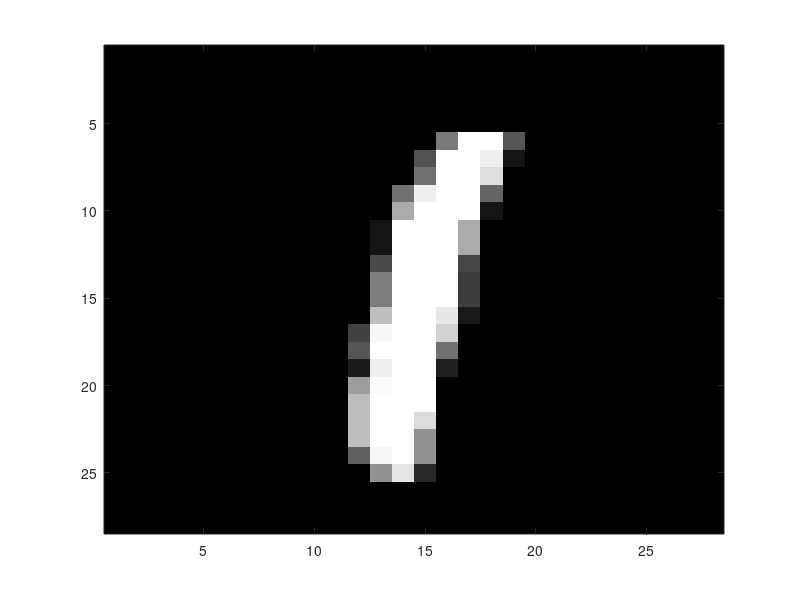

Source code (MATLAB): (Note: this script raises an error after producing the figure.)

clear all;
close all;

%% In this script, you need to implement three functions as part of the k-means algorithm.
% These steps will be repeated until the algorithm converges:

  % 1. initialize_centroids
  % This function sets the initial values of the centroids
  
  % 2. assign_vector_to_centroid
  % This goes through the collection of all vectors and assigns them to
  % centroid based on norm/distance
  
  % 3. update_centroids
  % This function updates the location of the centroids based on the collection
  % of vectors (handwritten digits) that have been assigned to that centroid.


%% Initialize Data Set
% These next lines of code read in two sets of MNIST digits that will be used for training and testing respectively.

% training set (1500 images)
train=csvread('mnist_train_1500.csv');
trainsetlabels = train(:,785);
train=train(:,1:784);
train(:,785)=zeros(1500,1);

% testing set (200 images with 11 outliers)
test=csvread('mnist_test_200_woutliers.csv');
% store the correct test labels
correctlabels = test(:,785);
test=test(:,1:784);

% now, zero out the labels in "test" so that you can use this to assign
% your own predictions and evaluate against "correctlabels"
% in the 'cs1_mnist_evaluate_test_set.m' script
test(:,785)=zeros(200,1);

%% After initializing, you will have the following variables in your workspace:
% 1. train (a 1500 x 785 array, containins the 1500 training images)
% 2. test (a 200 x 785 array, containing the 200 testing images)
% 3. correctlabels (a 200 x 1 array containing the correct labels (numerical
% meaning) of the 200 test images

%% To visualize an image, you need to reshape it from a 784 dimensional array into a 28 x 28 array.
% to do this, you need to use the reshape command, along with the transpose
% operation.  For example, the following lines plot the first test image

figure;
colormap('gray'); % this tells MATLAB to depict the image in grayscale
testimage = reshape(test(1,[1:784]), [28 28]);
% we are reshaping the first row of 'test', columns 1-784 (since the 785th
% column is going to be used for storing the centroid assignment.
imagesc(testimage'); % this command plots an array as an image.  Type 'help imagesc' to learn more.

%% After importing, the array 'train' consists of 1500 rows and 785 columns.
% Each row corresponds to a different handwritten digit (28 x 28 = 784)
% plus the last column, which is used to index that row (i.e., label which
% cluster it belongs to.  Initially, this last column is set to all zeros,
% since there are no clusters yet established.

%% This next section of code calls the three functions you are asked to specify

k= 20; % set k
max_iter= 250; % set the number of iterations of the algorithm

%% The next line initializes the centroids.  Look at the initialize_centroids()
% function, which is specified further down this file.

centroids=initialize_centroids(train,k);

%% Initialize an array that will store k-means cost at each iteration

cost_iteration = zeros(max_iter, 1);

%% This for-loop enacts the k-means algorithm


for iter=1:max_iter 
    
    % assign cluster value for each image and add to the data 
    for image=1:1500
        %use results from function to assign these values
        train(image,785) = assign_vector_to_centroid((train(image,:)),centroids);
    
    end
    
    %once we have all images assigned, we can 
    %   reassign centroids
    centroids = update_Centroids(train,k);

end


%% This section of code plots the k-means cost as a function of the number
% of iterations

%figure;
%cost_iteration

% the function below returns vec_distance and index 
% cost function is the sum of all vec distance in a cluster?? 
% ^^not sure
%assign_vector_to_centroid(data,centroids) 


%% This next section of code will make a plot of all of the centroids
% Again, use help <functionname> to learn about the different functions
% that are being used here.

figure;
colormap('gray');

plotsize = ceil(sqrt(k));

for ind=1:k
    
    centr=centroids(ind,[1:784]);
    subplot(plotsize,plotsize,ind);
    
    imagesc(reshape(centr,[28 28])');
    title(strcat('Centroid ',num2str(ind)))

end

%% Function to initialize the centroids
% This function randomly chooses k vectors from our training set and uses them to be our initial centroids
% There are other ways you might initialize centroids.
% ***Feel free to experiment.***
% Note that this function takes two inputs and emits one output (y).

function y=initialize_centroid(data,num_centroids)

%option 1
    random_index=randperm(size(data,1));

    centroids=data(random_index(1:num_centroids),:);

    y=centroids;
%     
% %option 2
%     %create own centroids (outside values are usually 0)
%     %make the area smaller (125-625 of the 785 data size) (
%     integer_set = randi([(size(data,1)*0.15) (size(data,1)*0.80)],1,size(data,1));
%     centroids=data(integer_set(1:num_centroids),:);
%     centroids(1,1:48) = 0;
%     centroids(1,700:784) = 0;
%     y=centroids;

% % option 3
% %set each on manually based on past iterations found
% c1 = [0,0,0,0,0,0,0,0,0,0,0,0,0,0,0,0,0,0,0,0,0,0,0,0,0,0,0,0,0,0,0,0,0,0,0,0,0,0,0,0,0,0,0,0,0,0,0,0,0,0,0,0,0,0,0,0,0,0,0,0,0,0,0,0,0,0,0,0,0,0,0,0,0,0,0,0,0,0,0,0,0,0,0,0,0,0,0,0,0,0,0,0,0,0,0,0,0,0,0,0,0,0,0,0,0,0,0,0,0,0,0,0,0,0,0,0,0,0,0,0,0,0,0,0,0,171,253,133,0,0,0,0,0,0,0,0,0,0,0,0,0,0,0,0,0,0,0,0,0,0,0,0,0,253,252,215,0,0,0,0,0,0,0,0,0,0,0,0,0,0,0,0,0,0,0,0,0,0,0,0,0,253,252,241,78,0,0,0,0,0,0,0,0,0,0,0,0,0,0,0,0,0,0,0,0,0,0,0,0,108,232,252,190,0,0,0,0,0,0,0,0,0,0,0,0,0,0,0,0,0,0,0,0,0,0,0,0,47,232,252,252,0,0,0,0,0,0,0,0,0,0,0,0,0,0,0,0,0,0,0,0,0,0,0,0,109,252,252,252,0,0,0,0,0,0,0,0,0,0,0,0,0,0,0,0,0,0,0,0,0,0,0,0,109,252,252,252,0,0,0,0,0,0,0,0,0,0,0,0,0,0,0,0,0,0,0,0,0,0,0,0,109,252,252,252,0,0,0,0,0,0,0,0,0,0,0,0,0,0,0,0,0,0,0,0,0,0,0,0,110,253,253,253,0,0,0,0,0,0,0,0,0,0,0,0,0,0,0,0,0,0,0,0,0,0,0,0,109,252,252,252,0,0,0,0,0,0,0,0,0,0,0,0,0,0,0,0,0,0,0,0,0,0,0,0,109,252,252,231,0,0,0,0,0,0,0,0,0,0,0,0,0,0,0,0,0,0,0,0,0,0,0,0,109,252,252,108,0,0,0,0,0,0,0,0,0,0,0,0,0,0,0,0,0,0,0,0,0,0,0,0,110,253,253,108,0,0,0,0,0,0,0,0,0,0,0,0,0,0,0,0,0,0,0,0,0,0,0,0,233,252,252,108,0,0,0,0,0,0,0,0,0,0,0,0,0,0,0,0,0,0,0,0,0,0,0,0,253,252,246,92,0,0,0,0,0,0,0,0,0,0,0,0,0,0,0,0,0,0,0,0,0,0,0,0,253,252,215,0,0,0,0,0,0,0,0,0,0,0,0,0,0,0,0,0,0,0,0,0,0,0,0,145,255,253,232,47,0,0,0,0,0,0,0,0,0,0,0,0,0,0,0,0,0,0,0,0,0,0,0,144,253,252,252,108,0,0,0,0,0,0,0,0,0,0,0,0,0,0,0,0,0,0,0,0,0,0,0,41,253,252,246,92,0,0,0,0,0,0,0,0,0,0,0,0,0,0,0,0,0,0,0,0,0,0,0,0,170,252,132,0,0,0,0,0,0,0,0,0,0,0,0,0,0,0,0,0,0,0,0,0,0,0,0,0,0,0,0,0,0,0,0,0,0,0,0,0,0,0,0,0,0,0,0,0,0,0,0,0,0,0,0,0,0,0,0,0,0,0,0,0,0,0,0,0,0,0,0,0,0,0,0,0,0,0,0,0,0,0,0,0,0,0,0,0,0,0,0,0,0,0,0,0,0,0,0,0,0,0,0,0,0,0,0,0,0,0,0,0,0,0,0,0,0,0,0,0,0,0,0,0,0,0,0,0,1]
% c2 = [0,0,0,0,0,0,0,0,0,0,0,0,0,0,0,0,0,0,0,0,0,0,0,0,0,0,0,0,0,0,0,0,0,0,0,0,0,0,0,0,0,0,0,0,0,0,0,0,0,0,0,0,0,0,0,0,0,0,0,0,0,0,0,0,0,0,0,0,0,0,0,0,0,0,0,0,0,0,0,0,0,0,0,0,0,0,0,0,0,0,0,0,0,0,0,0,0,0,0,0,0,0,0,0,0,0,0,0,0,0,0,0,0,0,0,0,0,0,0,0,0,0,0,0,0,0,0,0,0,0,0,0,0,0,0,0,0,0,0,0,0,0,0,0,0,0,0,0,0,0,0,0,0,0,0,0,0,0,0,0,0,0,0,0,0,0,0,0,0,0,0,0,0,0,0,0,0,0,0,0,0,0,0,0,6,60,157,157,157,157,32,0,0,0,0,0,0,0,0,0,0,0,0,0,0,0,0,0,0,0,0,5,135,252,252,252,252,210,59,0,0,0,0,0,0,0,0,0,0,0,0,0,0,0,0,0,0,0,0,111,252,252,252,252,252,36,0,0,0,0,0,0,0,0,0,0,0,0,0,0,0,0,0,0,0,0,0,145,252,252,252,252,252,36,0,0,0,0,0,0,0,0,0,0,0,0,0,0,0,0,0,0,0,0,5,181,240,167,228,252,224,24,0,0,0,0,0,0,0,0,0,0,0,0,0,0,0,0,0,0,0,0,2,36,31,0,181,252,167,0,0,0,0,0,0,0,0,0,0,0,0,0,0,0,0,0,0,0,0,0,0,0,0,44,246,252,116,0,0,0,0,0,0,0,0,0,0,0,0,0,0,0,0,93,121,167,241,241,242,241,241,243,252,252,48,0,0,0,0,0,0,0,0,0,0,0,0,7,88,213,253,253,253,253,253,253,255,253,253,253,253,253,213,19,0,0,0,0,0,0,0,0,0,0,7,206,252,252,246,193,148,228,176,108,253,252,252,252,252,252,252,114,3,0,0,0,0,0,0,0,0,0,88,252,252,245,107,0,0,14,37,151,253,252,247,193,125,226,252,252,41,0,0,0,0,0,0,0,0,0,132,252,252,146,0,38,49,184,252,252,251,204,118,0,0,73,252,252,143,0,0,0,0,0,0,0,0,0,190,252,252,238,181,235,252,252,252,194,69,0,0,0,0,21,218,252,169,3,0,0,0,0,0,0,0,0,99,252,252,252,252,252,252,190,71,3,0,0,0,0,0,0,113,252,252,138,0,0,0,0,0,0,0,0,3,117,167,167,167,133,48,7,0,0,0,0,0,0,0,0,57,240,252,252,0,0,0,0,0,0,0,0,0,0,0,0,0,0,0,0,0,0,0,0,0,0,0,0,0,31,144,155,0,0,0,0,0,0,0,0,0,0,0,0,0,0,0,0,0,0,0,0,0,0,0,0,0,0,0,0,0,0,0,0,0,0,0,0,0,0,0,0,0,0,0,0,0,0,0,0,0,0,0,0,0,0,0,0,0,0,0,0,0,0,0,0,0,0,0,0,0,0,0,0,0,0,0,0,0,0,0,0,0,0,0,0,0,0,0,0,0,0,0,0,0,0,0,0,0,0,0,0,0,0,0,0,0,0,0,0,0,0,0,0,0,0,0,0,0,0,0,0,0,0,0,0,0,0,0,0,0,0,0,0,0,0,0,0,0,0,0,0,0,0,0,0,0,0,0,0,0,0,0,0,0,0,0,0,0,0,0,0,0,0,0,0,0,0,0,0,0,0,0,0,0,2]
% c3 = [0,0,0,0,0,0,0,0,0,0,0,0,0,0,0,0,0,0,0,0,0,0,0,0,0,0,0,0,0,0,0,0,0,0,0,0,0,0,0,0,0,0,0,0,0,0,0,0,0,0,0,0,0,0,0,0,0,0,0,0,0,0,0,0,0,0,0,0,0,0,0,0,0,0,0,0,0,0,0,0,0,0,0,0,0,0,0,0,0,0,0,0,0,0,0,0,0,0,0,0,0,0,0,0,0,0,0,0,0,0,0,0,0,0,0,0,0,0,0,0,0,0,0,0,0,0,0,0,0,0,0,0,0,0,0,0,0,0,0,0,0,0,0,0,0,0,0,0,9,60,166,250,255,255,182,121,30,0,0,0,0,0,0,0,0,0,0,0,0,0,0,0,12,39,129,192,221,254,225,129,125,125,200,254,241,122,0,0,0,0,0,0,0,0,0,0,0,0,0,0,169,244,174,174,127,66,11,0,0,0,2,35,162,251,145,1,0,0,0,0,0,0,0,0,0,0,0,0,158,41,0,0,0,0,0,0,0,0,0,0,0,117,254,85,0,0,0,0,0,0,0,0,0,0,0,0,0,0,0,0,0,0,0,0,0,0,0,0,0,23,224,145,0,0,0,0,0,0,0,0,0,0,0,0,0,0,0,0,0,0,0,0,0,0,0,0,0,0,197,179,0,0,0,0,0,0,0,0,0,0,0,0,0,0,0,0,0,0,0,0,0,0,0,0,0,0,197,106,0,0,0,0,0,0,0,0,0,0,0,0,0,0,0,0,0,0,0,0,0,0,0,0,0,94,245,106,0,0,0,0,0,0,0,0,0,0,0,0,0,0,0,0,0,0,0,0,0,0,11,60,184,253,195,15,0,0,0,0,0,0,0,0,0,0,0,0,0,0,0,0,0,17,121,190,190,190,251,254,254,171,15,0,0,0,0,0,0,0,0,0,0,0,0,0,0,0,0,0,0,111,254,254,205,189,189,189,226,223,74,0,0,0,0,0,0,0,0,0,0,0,0,0,0,0,0,0,0,5,11,11,3,0,0,0,27,190,249,88,1,0,0,0,0,0,0,0,0,0,0,0,0,0,0,0,0,0,0,0,0,0,0,0,0,5,163,254,62,0,0,0,0,0,0,0,0,0,0,0,0,0,0,0,0,0,0,0,0,0,0,0,0,0,7,185,217,15,0,0,0,0,0,0,0,0,0,0,0,0,0,0,0,0,0,0,0,0,0,0,0,0,0,48,253,59,0,0,0,0,0,0,0,0,0,0,0,0,0,0,64,0,0,0,0,0,0,0,0,0,0,0,191,128,0,0,0,0,0,0,0,0,0,0,0,0,0,0,168,224,183,75,0,0,0,0,0,0,0,0,219,62,0,0,0,0,0,0,0,0,0,0,0,0,0,0,2,37,161,245,182,57,1,0,0,0,0,80,253,53,0,0,0,0,0,0,0,0,0,0,0,0,0,0,0,0,0,34,173,254,176,91,22,0,9,191,221,11,0,0,0,0,0,0,0,0,0,0,0,0,0,0,0,0,0,0,4,91,202,254,219,152,193,254,65,0,0,0,0,0,0,0,0,0,0,0,0,0,0,0,0,0,0,0,0,0,0,0,0,0,0,0,0,0,0,0,0,0,0,0,0,0,0,0,0,0,0,0,0,0,0,0,0,0,0,0,0,0,0,0,0,0,0,0,0,0,0,0,0,0,0,0,0,0,0,0,0,0,0,0,0,0,0,0,0,0,0,0,0,0,0,0,0,0,0,0,0,3]
% c4 = [0,0,0,0,0,0,0,0,0,0,0,0,0,0,0,0,0,0,0,0,0,0,0,0,0,0,0,0,0,0,0,0,0,0,0,0,0,0,0,0,0,0,0,0,0,0,0,0,0,0,0,0,0,0,0,0,0,0,0,0,0,0,0,0,0,0,0,0,0,0,0,0,0,0,0,0,0,0,0,0,0,0,0,0,0,0,0,0,0,0,0,0,0,0,0,0,0,0,0,0,0,0,0,0,0,0,0,0,0,0,0,0,0,0,0,0,0,0,0,0,0,0,0,0,0,0,0,0,0,0,0,0,0,0,0,0,0,0,0,0,0,0,0,0,0,0,0,0,0,0,0,32,229,253,114,0,0,0,0,0,0,0,0,0,0,0,0,0,0,0,0,0,0,0,0,0,0,0,0,57,252,252,88,0,0,0,0,0,0,0,0,0,0,0,0,0,0,0,0,0,0,0,0,0,0,0,10,172,252,164,0,0,0,0,0,0,0,0,0,0,0,0,0,0,0,0,0,0,0,0,0,0,0,0,29,252,252,90,0,0,0,0,0,0,0,0,0,0,0,0,0,0,0,0,0,0,0,0,0,0,0,13,204,253,106,0,0,0,0,63,255,222,25,0,0,0,0,0,0,0,0,0,0,0,0,0,0,0,0,113,253,240,43,0,0,0,19,194,234,65,0,0,0,0,0,0,0,0,0,0,0,0,0,0,0,0,0,200,231,43,0,0,0,0,123,252,137,0,0,0,0,0,0,0,0,0,0,0,0,0,0,0,0,0,126,249,225,0,0,0,0,26,222,202,13,0,0,0,0,0,0,0,0,0,0,0,0,0,0,0,0,0,198,253,114,0,0,0,4,179,253,140,0,0,0,0,0,0,0,0,0,0,0,0,0,0,0,0,0,0,197,252,138,0,0,0,29,252,252,65,0,0,0,0,0,0,0,0,0,0,0,0,0,0,0,0,0,0,110,252,235,85,19,0,66,252,148,6,0,0,0,0,48,28,0,0,0,0,0,0,0,0,0,0,0,0,10,178,253,252,231,225,241,252,231,225,226,225,225,225,229,47,0,0,0,0,0,0,0,0,0,0,0,0,0,0,13,138,225,238,254,253,253,253,239,225,137,63,0,0,0,0,0,0,0,0,0,0,0,0,0,0,0,0,0,0,0,113,247,121,84,84,38,0,0,0,0,0,0,0,0,0,0,0,0,0,0,0,0,0,0,0,0,0,0,200,225,0,0,0,0,0,0,0,0,0,0,0,0,0,0,0,0,0,0,0,0,0,0,0,0,0,0,225,175,0,0,0,0,0,0,0,0,0,0,0,0,0,0,0,0,0,0,0,0,0,0,0,0,0,0,226,114,0,0,0,0,0,0,0,0,0,0,0,0,0,0,0,0,0,0,0,0,0,0,0,0,0,38,237,38,0,0,0,0,0,0,0,0,0,0,0,0,0,0,0,0,0,0,0,0,0,0,0,0,0,0,225,0,0,0,0,0,0,0,0,0,0,0,0,0,0,0,0,0,0,0,0,0,0,0,0,0,0,0,175,0,0,0,0,0,0,0,0,0,0,0,0,0,0,0,0,0,0,0,0,0,0,0,0,0,0,0,0,0,0,0,0,0,0,0,0,0,0,0,0,0,0,0,0,0,0,0,0,0,0,0,0,0,0,0,0,0,0,0,0,0,0,0,0,0,0,0,0,0,0,0,0,0,0,0,0,0,0,0,0,0,0,0,0,0,0,0,0,0,0,0,0,0,0,0,0,0,0,0,4]
% c5 = [0,0,0,0,0,0,0,0,0,0,0,0,0,0,0,0,0,0,0,0,0,0,0,0,0,0,0,0,0,0,0,0,0,0,0,0,0,0,0,0,0,0,0,0,0,0,0,0,0,0,0,0,0,0,0,0,0,0,0,0,0,0,0,0,0,0,0,0,0,0,0,0,0,0,0,0,0,0,0,0,0,0,0,0,0,0,0,0,0,0,0,0,0,0,0,0,0,0,118,134,0,0,0,0,0,0,0,0,0,0,0,0,0,0,0,0,0,0,0,0,0,0,0,0,0,0,231,237,0,0,0,0,0,0,0,0,0,0,0,0,0,0,0,0,0,0,0,0,0,0,0,0,0,35,254,229,0,0,0,0,0,0,0,0,0,0,0,0,0,0,0,0,0,0,0,0,0,0,0,0,0,93,254,226,30,0,0,0,0,0,0,0,0,0,0,0,0,0,0,0,0,0,0,0,0,0,0,0,0,164,254,192,34,0,0,0,0,0,0,0,0,0,0,0,0,0,0,0,0,0,0,0,0,0,0,0,0,207,254,109,84,131,119,24,0,0,0,0,0,0,0,0,0,0,0,0,0,0,0,0,0,0,0,0,60,250,254,254,254,254,254,237,47,0,0,0,0,0,0,0,0,0,0,0,0,0,0,0,0,0,0,0,204,254,254,254,254,254,254,182,22,0,0,0,0,0,0,0,0,0,0,0,0,0,0,0,0,0,0,92,248,230,125,98,72,34,16,3,0,0,0,0,0,0,0,0,0,0,0,0,0,0,0,0,0,0,0,174,254,93,0,0,0,0,0,0,0,0,0,0,0,0,0,0,0,0,0,0,0,0,0,0,0,0,40,247,254,40,0,0,0,0,0,0,0,0,0,0,0,0,0,0,0,0,0,0,0,0,0,0,0,0,36,239,254,230,123,5,0,0,0,0,0,0,0,0,0,0,0,0,0,0,0,0,0,0,0,0,0,0,0,86,224,245,254,175,28,0,0,0,0,0,0,0,0,0,0,0,0,0,0,0,0,0,0,0,0,0,0,0,0,37,143,254,203,26,0,0,0,0,0,0,0,0,0,0,0,0,0,0,0,0,0,0,0,0,0,0,0,0,2,60,243,205,24,0,0,0,0,0,0,0,0,0,0,0,0,0,0,0,0,0,16,0,0,0,0,0,0,73,243,254,49,0,0,0,0,0,0,0,0,0,0,0,0,0,0,0,0,101,143,0,0,0,0,38,142,244,254,246,38,0,0,0,0,0,0,0,0,0,0,0,0,0,0,0,0,94,250,161,148,195,230,245,254,254,247,85,0,0,0,0,0,0,0,0,0,0,0,0,0,0,0,0,0,3,158,254,254,254,254,254,255,220,36,0,0,0,0,0,0,0,0,0,0,0,0,0,0,0,0,0,0,0,17,106,171,171,249,200,143,29,0,0,0,0,0,0,0,0,0,0,0,0,0,0,0,0,0,0,0,0,0,0,0,0,0,0,0,0,0,0,0,0,0,0,0,0,0,0,0,0,0,0,0,0,0,0,0,0,0,0,0,0,0,0,0,0,0,0,0,0,0,0,0,0,0,0,0,0,0,0,0,0,0,0,0,0,0,0,0,0,0,0,0,0,0,0,0,0,0,0,0,0,0,0,0,0,0,0,0,0,0,0,0,0,0,0,0,0,0,0,0,0,0,0,0,0,0,0,0,0,0,0,0,0,0,0,0,0,0,0,0,0,0,0,0,0,0,0,0,0,0,0,0,0,0,0,0,0,0,0,0,0,5]
% c6 = [0,0,0,0,0,0,0,0,0,0,0,0,0,0,0,0,0,0,0,0,0,0,0,0,0,0,0,0,0,0,0,0,0,0,0,0,0,0,0,0,0,0,0,0,0,0,0,0,0,0,0,0,0,0,0,0,0,0,0,0,0,0,0,0,0,0,0,0,0,0,0,0,0,0,0,0,0,0,0,0,0,0,0,0,0,0,0,0,0,0,0,0,0,0,0,0,0,0,0,0,0,17,195,255,100,5,0,0,0,0,0,0,0,0,0,0,0,0,0,0,0,0,0,0,0,0,0,0,30,234,253,253,253,70,0,0,0,0,0,0,0,0,0,0,0,0,0,0,0,0,0,0,0,0,13,90,240,253,226,231,243,56,0,0,0,0,0,0,0,0,0,0,0,0,0,0,0,0,0,0,0,12,169,253,253,136,35,177,150,0,0,0,0,0,0,0,0,0,0,0,0,0,0,0,0,0,0,0,20,215,253,226,66,5,8,216,164,0,0,0,0,0,0,0,0,0,0,0,0,0,0,0,0,0,0,0,129,253,253,127,0,0,0,31,51,0,0,0,0,0,0,0,0,0,0,0,0,0,0,0,0,0,3,177,249,252,82,3,0,0,0,0,0,0,0,0,0,0,0,0,0,0,0,0,0,0,0,0,0,0,173,253,251,137,0,0,0,0,0,0,0,0,0,0,0,0,0,0,0,0,0,0,0,0,0,0,0,76,243,252,137,0,0,0,0,0,0,0,0,0,0,0,0,0,0,0,0,0,0,0,0,0,0,0,50,239,253,164,0,0,0,0,0,0,0,0,0,0,0,0,0,0,0,0,0,0,0,0,0,0,0,0,72,253,253,38,0,0,0,0,0,0,0,0,0,0,0,0,0,0,0,0,0,0,0,0,0,0,0,0,170,253,253,156,95,95,95,67,0,0,0,0,0,0,0,0,0,0,0,0,0,0,0,0,0,0,0,102,248,253,253,253,253,253,253,246,231,231,110,0,0,0,0,0,0,0,0,0,0,0,0,0,0,0,0,171,253,208,124,124,134,241,241,241,246,253,253,235,53,4,0,0,0,0,0,0,0,0,0,0,0,0,0,171,253,164,0,0,0,0,0,0,40,213,224,241,253,84,0,0,0,0,0,0,0,0,0,0,0,0,0,171,253,181,6,0,0,0,0,0,0,0,0,71,253,231,35,0,0,0,0,0,0,0,0,0,0,0,0,141,253,253,141,34,0,0,0,0,0,0,0,61,253,253,53,0,0,0,0,0,0,0,0,0,0,0,0,11,164,253,253,228,201,201,173,138,84,191,201,232,253,163,11,0,0,0,0,0,0,0,0,0,0,0,0,0,10,76,242,253,253,253,253,253,253,253,253,242,130,10,0,0,0,0,0,0,0,0,0,0,0,0,0,0,0,0,15,20,135,135,190,135,135,28,17,15,0,0,0,0,0,0,0,0,0,0,0,0,0,0,0,0,0,0,0,0,0,0,0,0,0,0,0,0,0,0,0,0,0,0,0,0,0,0,0,0,0,0,0,0,0,0,0,0,0,0,0,0,0,0,0,0,0,0,0,0,0,0,0,0,0,0,0,0,0,0,0,0,0,0,0,0,0,0,0,0,0,0,0,0,0,0,0,0,0,0,0,0,0,0,0,0,0,0,0,0,0,0,0,0,0,0,0,0,0,0,0,0,0,0,0,0,0,0,0,0,0,0,0,0,0,0,0,0,0,0,0,0,0,0,0,0,0,0,0,0,0,0,0,0,0,0,0,0,0,6]
% c7 = [0,0,0,0,0,0,0,0,0,0,0,0,0,0,0,0,0,0,0,0,0,0,0,0,0,0,0,0,0,0,0,0,0,0,0,0,0,0,0,0,0,0,0,0,0,0,0,0,0,0,0,0,0,0,0,0,0,0,0,0,0,0,0,0,0,0,0,0,0,0,0,0,0,0,0,0,0,0,0,0,0,0,0,0,0,0,0,0,0,0,0,0,0,0,0,0,0,0,0,0,0,0,0,0,0,0,0,0,0,0,0,0,0,0,0,0,0,0,0,0,0,0,0,0,0,0,0,0,0,0,0,0,0,0,0,0,0,0,0,0,0,0,0,0,0,0,0,0,0,0,0,0,0,0,0,0,0,0,0,0,0,0,0,0,0,0,0,0,0,0,0,0,0,0,0,0,0,0,0,0,0,0,0,0,0,0,0,0,0,0,0,0,0,0,0,0,0,0,0,0,1,92,255,255,172,130,130,130,130,130,191,130,24,4,0,0,0,0,0,0,0,0,0,0,0,0,0,0,80,253,253,253,253,253,253,253,253,253,253,253,253,207,19,0,0,0,0,0,0,0,0,0,0,0,0,0,9,123,235,244,247,253,253,253,253,253,253,253,253,253,207,10,0,0,0,0,0,0,0,0,0,0,0,0,0,0,0,52,70,128,228,228,228,228,128,208,250,253,253,18,0,0,0,0,0,0,0,0,0,0,0,0,0,0,0,0,0,0,0,0,0,0,0,0,217,253,253,94,0,0,0,0,0,0,0,0,0,0,0,0,0,0,0,0,0,0,0,0,0,0,0,0,217,253,253,63,0,0,0,0,0,0,0,0,0,0,0,0,0,0,0,0,0,0,0,0,0,0,0,0,217,253,253,18,0,0,0,0,0,0,0,0,0,0,0,0,0,0,0,0,0,0,0,0,0,0,0,0,217,253,253,79,0,0,0,0,0,0,0,0,0,0,0,0,0,0,0,0,0,0,0,0,0,0,0,20,225,253,253,18,0,0,0,0,0,0,0,0,0,0,0,0,0,0,0,0,0,0,0,0,0,0,0,88,253,253,227,14,0,0,0,0,0,0,0,0,0,0,0,0,0,0,0,0,0,0,0,0,0,0,0,121,253,253,148,0,0,0,0,0,0,0,0,0,0,0,0,0,0,0,0,0,0,0,0,0,0,0,24,223,253,253,112,0,0,0,0,0,0,0,0,0,0,0,0,0,0,0,0,0,0,0,0,0,0,0,81,253,253,222,17,0,0,0,0,0,0,0,0,0,0,0,0,0,0,0,0,0,0,0,0,0,0,0,81,253,253,154,0,0,0,0,0,0,0,0,0,0,0,0,0,0,0,0,0,0,0,0,0,0,0,0,187,253,253,154,0,0,0,0,0,0,0,0,0,0,0,0,0,0,0,0,0,0,0,0,0,0,0,30,224,253,253,45,0,0,0,0,0,0,0,0,0,0,0,0,0,0,0,0,0,0,0,0,0,0,0,75,253,253,214,18,0,0,0,0,0,0,0,0,0,0,0,0,0,0,0,0,0,0,0,0,0,0,0,190,253,253,160,0,0,0,0,0,0,0,0,0,0,0,0,0,0,0,0,0,0,0,0,0,0,0,0,141,253,253,103,0,0,0,0,0,0,0,0,0,0,0,0,0,0,0,0,0,0,0,0,0,0,0,0,39,169,150,19,0,0,0,0,0,0,0,0,0,0,0,0,0,0,0,0,0,0,0,0,0,0,0,0,0,0,0,0,0,0,0,0,0,0,0,0,0,0,0,0,7]
% c8 = [0,0,0,0,0,0,0,0,0,0,0,0,0,0,0,0,0,0,0,0,0,0,0,0,0,0,0,0,0,0,0,0,0,0,0,0,0,0,0,0,0,0,0,0,0,0,0,0,0,0,0,0,0,0,0,0,0,0,0,0,0,0,0,0,0,0,0,0,0,0,0,0,0,0,0,0,0,0,0,0,0,0,0,0,0,0,0,0,0,0,0,0,0,0,0,0,0,0,0,0,0,0,0,0,0,0,0,0,0,0,0,0,0,0,0,0,0,0,0,0,0,0,0,21,132,253,254,213,92,31,0,0,0,0,0,0,0,0,0,0,0,0,0,0,0,0,0,0,0,0,62,203,253,252,253,252,253,192,41,0,0,0,0,0,0,0,0,0,0,0,0,0,0,0,0,0,0,0,152,253,254,253,102,20,82,243,234,112,0,0,0,0,0,0,0,0,0,0,0,0,0,0,0,0,0,0,152,252,213,50,0,0,0,122,253,252,0,0,0,0,0,0,0,0,0,0,0,0,0,0,0,0,0,0,152,253,203,0,0,0,0,102,254,253,0,0,0,0,0,0,0,0,0,0,0,0,0,0,0,0,0,0,152,252,203,0,0,0,62,162,253,212,0,0,0,0,0,0,0,0,0,0,0,0,0,0,0,0,0,0,152,253,203,0,0,82,254,253,244,81,0,0,0,0,0,0,0,0,0,0,0,0,0,0,0,0,0,0,152,252,243,40,62,223,253,252,162,0,0,0,0,0,0,0,0,0,0,0,0,0,0,0,0,0,0,0,21,223,254,213,254,253,254,131,0,0,0,0,0,0,0,0,0,0,0,0,0,0,0,0,0,0,0,0,0,122,253,252,253,252,131,10,0,0,0,0,0,0,0,0,0,0,0,0,0,0,0,0,0,0,0,0,51,233,254,253,254,253,21,0,0,0,0,0,0,0,0,0,0,0,0,0,0,0,0,0,0,0,0,82,233,252,253,252,253,252,102,0,0,0,0,0,0,0,0,0,0,0,0,0,0,0,0,0,0,0,113,253,254,253,142,203,254,253,173,10,0,0,0,0,0,0,0,0,0,0,0,0,0,0,0,0,0,0,193,252,253,130,0,20,172,252,253,91,0,0,0,0,0,0,0,0,0,0,0,0,0,0,0,0,0,0,193,253,203,0,0,0,21,162,254,213,0,0,0,0,0,0,0,0,0,0,0,0,0,0,0,0,0,0,152,252,203,0,0,0,0,102,253,252,82,0,0,0,0,0,0,0,0,0,0,0,0,0,0,0,0,0,153,253,214,10,0,0,0,0,255,253,163,0,0,0,0,0,0,0,0,0,0,0,0,0,0,0,0,0,51,192,253,212,102,20,0,41,253,252,203,0,0,0,0,0,0,0,0,0,0,0,0,0,0,0,0,0,0,0,163,243,255,253,255,253,255,253,142,0,0,0,0,0,0,0,0,0,0,0,0,0,0,0,0,0,0,0,0,81,213,252,253,252,253,252,20,0,0,0,0,0,0,0,0,0,0,0,0,0,0,0,0,0,0,0,0,0,0,0,0,0,0,0,0,0,0,0,0,0,0,0,0,0,0,0,0,0,0,0,0,0,0,0,0,0,0,0,0,0,0,0,0,0,0,0,0,0,0,0,0,0,0,0,0,0,0,0,0,0,0,0,0,0,0,0,0,0,0,0,0,0,0,0,0,0,0,0,0,0,0,0,0,0,0,0,0,0,0,0,0,0,0,0,0,0,0,0,0,0,0,0,0,0,0,0,0,0,0,8]
% c9 = [0,0,0,0,0,0,0,0,0,0,0,0,0,0,0,0,0,0,0,0,0,0,0,0,0,0,0,0,0,0,0,0,0,0,0,0,0,0,0,0,0,0,0,0,0,0,0,0,0,0,0,0,0,0,0,0,0,0,0,0,0,0,0,0,0,0,0,0,0,0,0,0,0,0,0,0,0,0,0,0,0,0,0,0,0,0,0,0,0,0,0,0,0,0,0,0,0,0,0,0,0,0,0,0,0,0,0,0,0,0,0,0,0,0,0,0,0,0,0,0,0,0,0,0,0,0,0,0,0,0,0,0,0,0,0,0,0,0,0,0,0,0,0,0,0,0,0,0,0,0,0,0,0,0,0,0,0,0,0,0,0,0,0,0,0,0,0,0,0,0,0,0,0,0,0,0,0,0,0,0,0,0,0,0,13,145,254,255,223,133,0,0,0,0,0,0,0,0,0,0,0,0,0,0,0,0,0,0,0,4,11,93,220,249,243,243,251,220,3,0,0,0,0,0,0,0,0,0,0,0,0,0,0,0,0,0,36,135,253,252,165,49,0,0,84,246,104,0,0,0,0,0,0,0,0,0,0,0,0,0,0,0,3,127,238,253,214,92,0,0,0,0,88,253,64,0,0,0,0,0,0,0,0,0,0,0,0,0,0,0,90,253,242,178,3,0,0,0,0,8,162,243,85,0,0,0,0,0,0,0,0,0,0,0,0,0,0,9,193,253,112,0,0,0,0,0,0,88,253,220,26,0,0,0,0,0,0,0,0,0,0,0,0,0,0,147,253,158,4,0,0,0,0,0,124,246,253,86,0,0,0,0,0,0,0,0,0,0,0,0,0,0,12,218,237,71,0,0,0,0,26,130,249,253,194,9,0,0,0,0,0,0,0,0,0,0,0,0,0,0,97,253,147,0,0,0,19,136,232,253,227,110,18,0,0,0,0,0,0,0,0,0,0,0,0,0,0,0,58,238,228,50,144,149,249,253,253,245,76,0,0,0,0,0,0,0,0,0,0,0,0,0,0,0,0,0,8,204,253,253,253,253,253,253,252,77,0,0,0,0,0,0,0,0,0,0,0,0,0,0,0,0,0,0,0,28,94,94,94,177,253,252,109,0,0,0,0,0,0,0,0,0,0,0,0,0,0,0,0,0,0,0,0,0,0,0,125,244,234,139,0,0,0,0,0,0,0,0,0,0,0,0,0,0,0,0,0,0,0,0,0,0,0,124,249,227,86,17,0,0,0,0,0,0,0,0,0,0,0,0,0,0,0,0,0,0,0,0,0,0,154,246,253,120,0,0,0,0,0,0,0,0,0,0,0,0,0,0,0,0,0,0,0,0,0,0,0,24,208,253,154,47,0,0,0,0,0,0,0,0,0,0,0,0,0,0,0,0,0,0,0,0,0,0,19,240,253,169,15,0,0,0,0,0,0,0,0,0,0,0,0,0,0,0,0,0,0,0,0,0,0,26,182,253,231,43,0,0,0,0,0,0,0,0,0,0,0,0,0,0,0,0,0,0,0,0,0,0,2,174,252,222,27,0,0,0,0,0,0,0,0,0,0,0,0,0,0,0,0,0,0,0,0,0,0,0,7,218,246,48,0,0,0,0,0,0,0,0,0,0,0,0,0,0,0,0,0,0,0,0,0,0,0,0,0,0,0,0,0,0,0,0,0,0,0,0,0,0,0,0,0,0,0,0,0,0,0,0,0,0,0,0,0,0,0,0,0,0,0,0,0,0,0,0,0,0,0,0,0,0,0,0,0,0,0,9]
% c10 = [0,0,0,0,0,0,0,0,0,0,0,0,0,0,0,0,0,0,0,0,0,0,0,0,0,0,0,0,0,0,0,0,0,0,0,0,0,0,0,0,0,0,0,0,0,0,0,0,0,0,0,0,0,0,0,0,0,0,0,0,0,0,0,0,0,0,0,0,0,0,0,0,0,0,0,0,0,0,0,0,0,0,0,0,0,0,0,0,0,0,0,0,0,0,0,0,0,0,118,134,0,0,0,0,0,0,0,0,0,0,0,0,0,0,0,0,0,0,0,0,0,0,0,0,0,0,231,237,0,0,0,0,0,0,0,0,0,0,0,0,0,0,0,0,0,0,0,0,0,0,0,0,0,35,254,229,0,0,0,0,0,0,0,0,0,0,0,0,0,0,0,0,0,0,0,0,0,0,0,0,0,93,254,226,30,0,0,0,0,0,0,0,0,0,0,0,0,0,0,0,0,0,0,0,0,0,0,0,0,164,254,192,34,0,0,0,0,0,0,0,0,0,0,0,0,0,0,0,0,0,0,0,0,0,0,0,0,207,254,109,84,131,119,24,0,0,0,0,0,0,0,0,0,0,0,0,0,0,0,0,0,0,0,0,60,250,254,254,254,254,254,237,47,0,0,0,0,0,0,0,0,0,0,0,0,0,0,0,0,0,0,0,204,254,254,254,254,254,254,182,22,0,0,0,0,0,0,0,0,0,0,0,0,0,0,0,0,0,0,92,248,230,125,98,72,34,16,3,0,0,0,0,0,0,0,0,0,0,0,0,0,0,0,0,0,0,0,174,254,93,0,0,0,0,0,0,0,0,0,0,0,0,0,0,0,0,0,0,0,0,0,0,0,0,40,247,254,40,0,0,0,0,0,0,0,0,0,0,0,0,0,0,0,0,0,0,0,0,0,0,0,0,36,239,254,230,123,5,0,0,0,0,0,0,0,0,0,0,0,0,0,0,0,0,0,0,0,0,0,0,0,86,224,245,254,175,28,0,0,0,0,0,0,0,0,0,0,0,0,0,0,0,0,0,0,0,0,0,0,0,0,37,143,254,203,26,0,0,0,0,0,0,0,0,0,0,0,0,0,0,0,0,0,0,0,0,0,0,0,0,2,60,243,205,24,0,0,0,0,0,0,0,0,0,0,0,0,0,0,0,0,0,16,0,0,0,0,0,0,73,243,254,49,0,0,0,0,0,0,0,0,0,0,0,0,0,0,0,0,101,143,0,0,0,0,38,142,244,254,246,38,0,0,0,0,0,0,0,0,0,0,0,0,0,0,0,0,94,250,161,148,195,230,245,254,254,247,85,0,0,0,0,0,0,0,0,0,0,0,0,0,0,0,0,0,3,158,254,254,254,254,254,255,220,36,0,0,0,0,0,0,0,0,0,0,0,0,0,0,0,0,0,0,0,17,106,171,171,249,200,143,29,0,0,0,0,0,0,0,0,0,0,0,0,0,0,0,0,0,0,0,0,0,0,0,0,0,0,0,0,0,0,0,0,0,0,0,0,0,0,0,0,0,0,0,0,0,0,0,0,0,0,0,0,0,0,0,0,0,0,0,0,0,0,0,0,0,0,0,0,0,0,0,0,0,0,0,0,0,0,0,0,0,0,0,0,0,0,0,0,0,0,0,0,0,0,0,0,0,0,0,0,0,0,0,0,0,0,0,0,0,0,0,0,0,0,0,0,0,0,0,0,0,0,0,0,0,0,0,0,0,0,0,0,0,0,0,0,0,0,0,0,0,0,0,0,0,0,0,0,0,0,0,0,0,10]
% 
% y = [c1,c2,c3,c4,c5,c6,c7,c8,c9,c10]


%other ideas:
%   search for spots that have gaps - repeated rows of bright dark bright
%   create our own?
%   

%

end

%% Function to pick the Closest Centroid using norm/distance
% This function takes two arguments, a vector and a set of centroids
% It returns the index of the assigned centroid and the distance between
% the vector and the assigned centroid.

%TOP FUNCTION IS ORIGINAL -- CHANGED TO ONLY RETURN INDEX FOR TESTING THE
%ASSIGNING INDEX PORTION
% function [index, vec_distance] = assign_vector_to_centroid(data,centroids)
function index = assign_vector_to_centroid(data,centroids)
    % find distance from piece of data to each centroid
    
    %iterate through each centroid
    for centroid=1:length(centroids(:,785))
        
       %find total distance between each point of the current centroid and
       %the image being assigned
       difference =  data(1:784) - centroids(centroid,1:784); 

       sq_difference = difference.^2;
       
       % holds the norm value for the current centroid and current image
       distance = sum(sq_difference);
            
       %compare the norm value to get the assigned cluster
       
       %if we are on the first cluster being checked, 
       %assign that value and set the current shortest distance
       if(centroid == 1)
           shortest_distance=distance;
           assigned_cluster=centroid; 
       %otherwise we can compare the distances computed
       %from each cluster and keep track of shortest
       elseif (distance < shortest_distance)
           shortest_distance=distance;
           assigned_cluster=centroid;
       end  
    end
    
    %assign the return values for the function
    index = assigned_cluster;
    vec_distance = shortest_distance;

end
%% Function to compute new centroids using the mean of the vectors currently assigned to the centroid.
% This function takes the set of training images and the value of k.
% It returns a new set of centroids based on the current assignment of the
% training images.

%CHECK WITH INSTRUCTOR ABOUT CHANGING OUTPU HERE
function new_centroids= update_Centroids(data,K)
    %create empty set to store new centroid values
    new_centroids = zeros(K,785);
    %get average from each set:
    %find all entries in data with last column as each centroid value
    for each=1:K %go through centroids
        count = 0;
        total = zeros(1,785);
        
       for element=1:1500 %go through all images
           if (data(element,785)==each) %if the image is in the current centroid
               count = count + 1;
               total = total(1:784) + data(element,1:784);
               %now after the loop has run through we will have the total
               %from each centroid
           end
       new_centroid = total/count; %new vector for current centroid
       %^^ a 784 dimensional vector
       
       %update the return value of the function to give the new centroid
       new_centroids(each,1:784)=new_centroid(1:784); 

       end
       new_centroids(each,785)=each;
    end

end